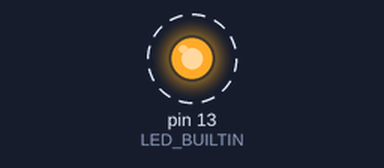
A sketch run on a simulated Arduino Uno, built with avr-gcc and run on an emulated ATmega328P. Shown: output pins drawn as LEDs (lit = HIGH). Dashed ring = blinking.

Above: at 0.5 s.
Timing chart, 0 to 4.6 s (numbered marks = the images above):
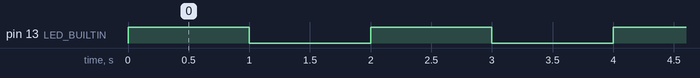

Measured:
- by itself, pin 13 (LED_BUILTIN): alternates HIGH for 1.0 s and LOW for 1.0 s

The sketch:

sketch_may31a.ino
```cpp
struct PinConfig {
  byte led = LED_BUILTIN;
};

class Led {
 public:
  explicit Led(PinConfig pin_config)
      : pin_config_(pin_config) {
    pinMode(pin_config_.led, OUTPUT);
  }

  void TurnOn() {
    digitalWrite(pin_config_.led, HIGH);
  }

  void TurnOff() {
    digitalWrite(pin_config_.led, LOW);
  }

 private:
  PinConfig pin_config_;
};

class ArduinoBoard {
 public:
  explicit ArduinoBoard(PinConfig pin_config)
      : led_(new Led(pin_config)) {
  }

  void HandleInputs() {
    led_->TurnOn();
    delay(1000);
    led_->TurnOff();
    delay(1000);
  }

 private:
  Led* led_;
};

ArduinoBoard* arduino_board;

void setup() {
  PinConfig pin_config;
  arduino_board = new ArduinoBoard(pin_config);
}

void loop() {
  arduino_board->HandleInputs();
}
```
